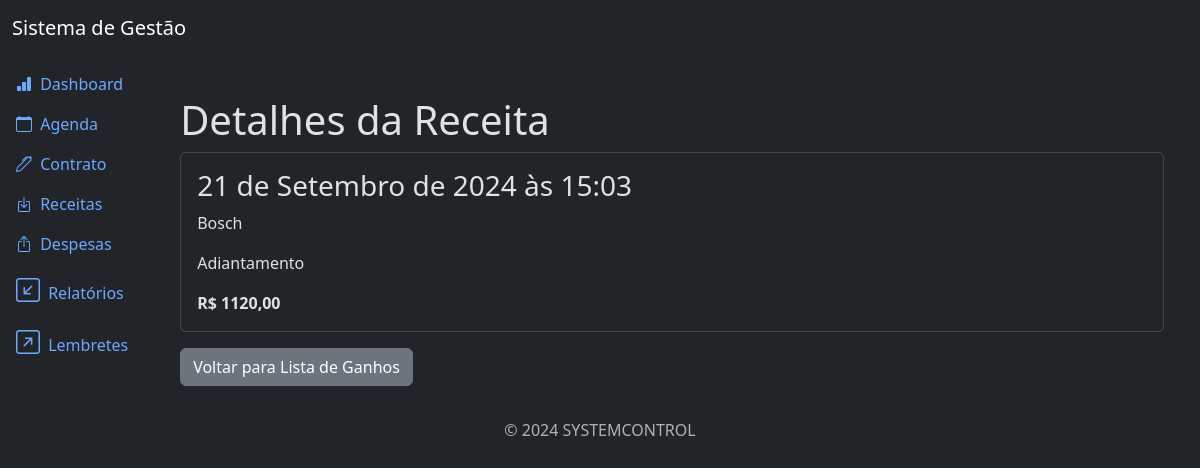
The page /gain/1/detail/ (signed in) on the database its author committed.
### gain/models.py (models this page shows, shortened)
class Gain(models.Model):
    date = models.DateTimeField()
    customer = models.CharField(max_length=200, null=True, blank=True)
    description = models.CharField(max_length=200, null=True, blank=True)
    price = models.DecimalField(max_digits=20, decimal_places=2)
    created_at = models.DateTimeField(auto_now_add=True)
    update_at = models.DateTimeField(auto_now=True)
    class Meta:
        ordering = ['date']

### gain/views.py (the view)
# urls.py: path('gain/<int:pk>/detail/', views.GainDetailView.as_view(), name='gain_detail'),
class GainDetailView(LoginRequiredMixin, PermissionRequiredMixin, DetailView):
    model = models.Gain
    template_name = 'gain_detail.html'
    permission_required = 'gain.view_gain'

### gain/templates/gain_detail.html
{% extends 'base.html' %}
{% block content %}
<div class="container mt-4">
    <h3 class="display-6">Detalhes da Receita</h3>
    <div class="card">
        <div class="card-body">
            <h3 class="card-title">{{ object.date }}</h3>
            <p class="card-text">{{ object.customer }}</p>
            <p class="card-text">{{ object.description }}</p>
            <p class="card-text"><strong>R$ {{ object.price }}</strong></p>
        </div>
    </div>
    <a href="{% url 'gain_list' %}" class="btn btn-secondary mt-3">Voltar para Lista de Ganhos</a>
</div>
{% endblock %}

### rows shown on the page
Gain: date "21 de Setembro de 2024 às 15:03", customer "Bosch", description "Adiantamento", price "1120,00"
